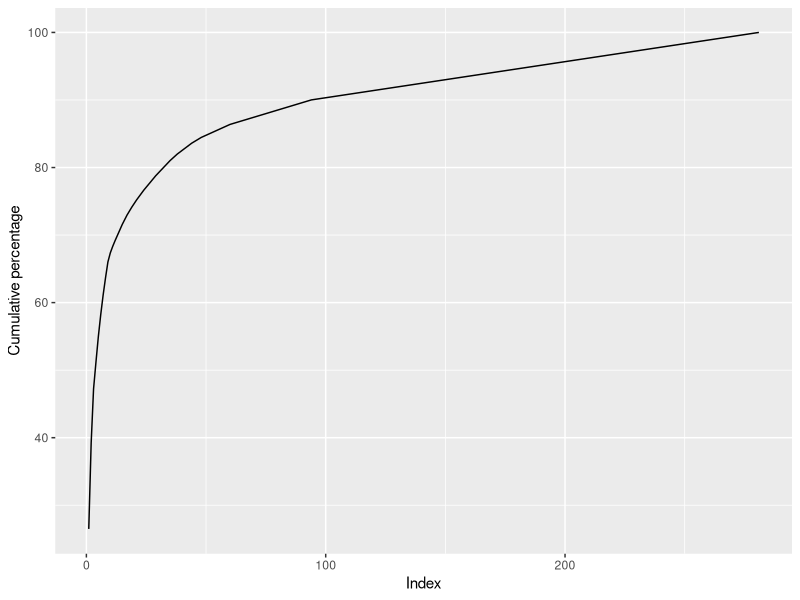
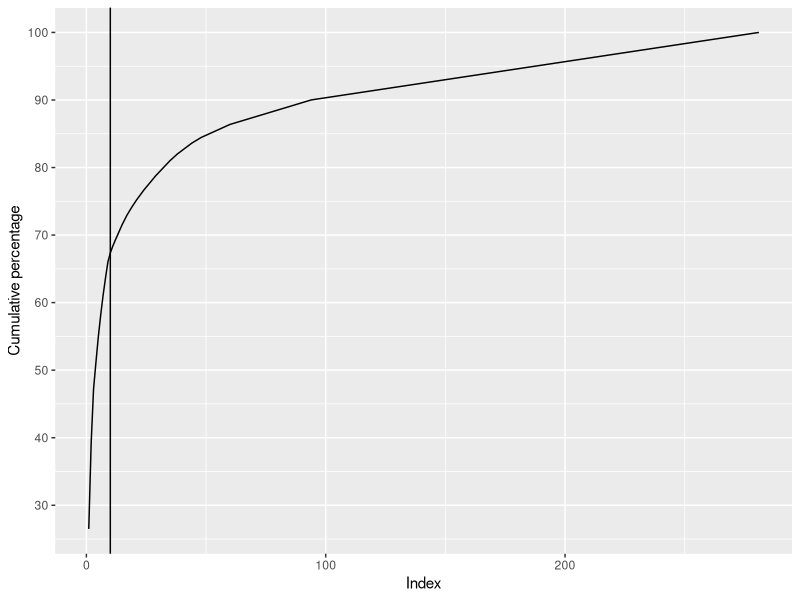
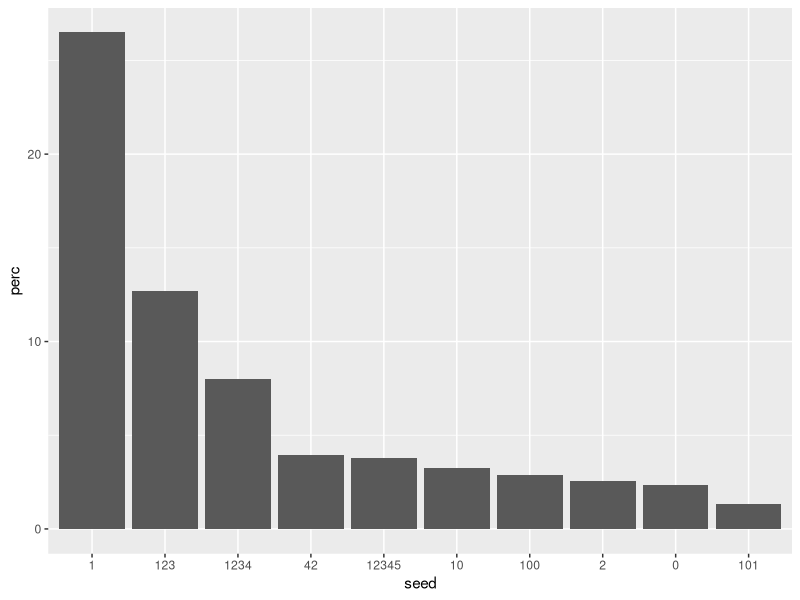
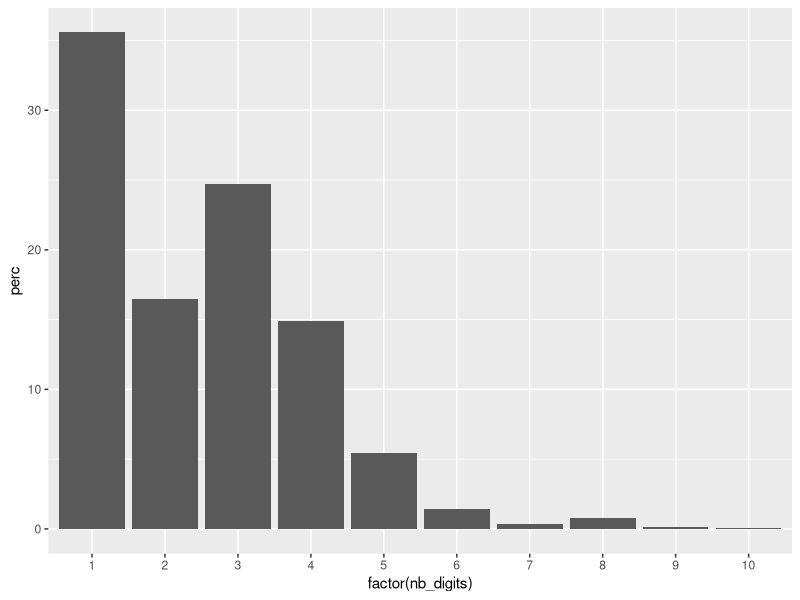

Source code (R) for these figures, in order:
## ---- chunk 1
library(ggplot2)
library(dplyr)
## ---- chunk 2
Rseeds <- unlist(read.delim("Seeds.20.01.2015.R.txt", header=FALSE))
## ---- chunk 3
head(Rseeds)
## ---- chunk 4

Rseeds_count <- tapply(Rseeds, Rseeds, length)

df <- data.frame(seed=names(Rseeds_count), n=Rseeds_count) %>%
  mutate(perc = n / sum(n) * 100) %>%
  arrange(desc(n))

head(df, 10)
## ---- chunk 5
df <- df %>%
  mutate(cumperc = cumsum(perc),
         id = 1:length(n))
  
## ---- chunk 6
ggplot(df, aes(x=id, y=cumperc)) + 
  geom_line() +
  labs(x="Index", y="Cumulative percentage")
## ---- chunk 7
ggplot(df, aes(x=id, y=cumperc)) + 
  geom_line() +
  labs(x="Index", y="Cumulative percentage") +
  geom_vline(xintercept = 10) +
  scale_y_continuous(breaks=(0:10)*10)
## ---- chunk 8
ggplot(df %>% filter(id <=10) %>% mutate(seed=factor(seed, levels=seed)), aes(x=seed, y=perc)) +
  geom_bar(stat="identity")
## ---- chunk 9
df_digits <- df %>%
  mutate(nb_digits = nchar(as.character(seed))) %>%
  group_by(nb_digits) %>%
  summarise(n = sum(n),
            perc = sum(perc)) %>%
  arrange(desc(n))

head(df_digits, 10)
## ---- chunk 10
ggplot(df_digits, aes(x=factor(nb_digits), y=perc)) +
  geom_bar(stat="identity")
